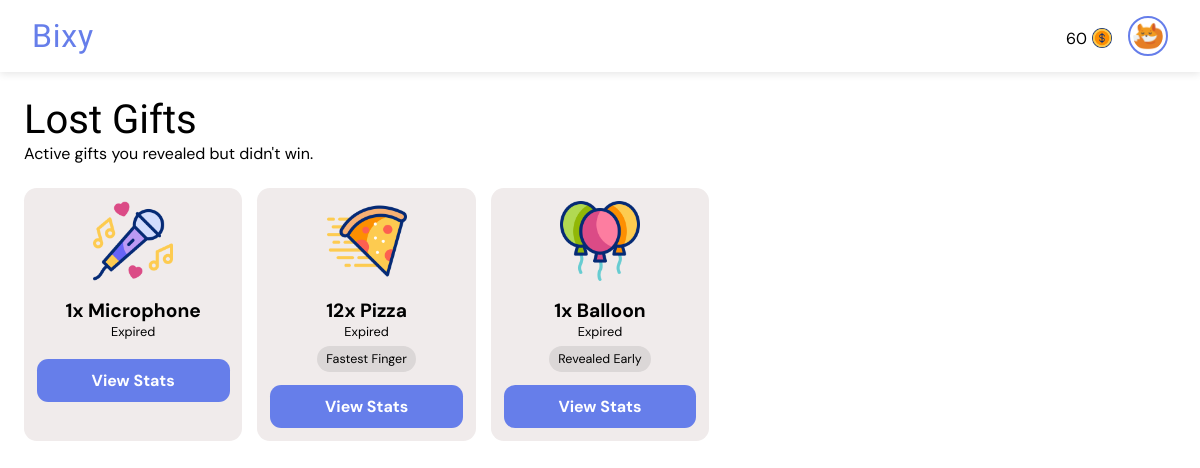
The app's page /gifts/lost/ (signed in) with its own data.
### giftapp/models.py (models this page shows, shortened)
class User(AbstractUser):
    gender = models.CharField(max_length=6, choices=GENDERS, default=GENDERS[0][0])
    is_verified = models.BooleanField(default=False, help_text="If the user's email address is verified or not.")
    email = models.EmailField(unique=True, blank=False, null=False)
    new_email = models.EmailField(unique=False, blank=True, null=True)
    coins = models.PositiveIntegerField(default=0)
    won_coins = models.PositiveIntegerField(default=0)
    keys = models.PositiveIntegerField(default=0)
    verify_code = models.CharField(max_length=255, null=True, blank=True)
    change_email_code = models.CharField(max_length=255, null=True, blank=True)
    profile_pic = models.ForeignKey(ProfilePicture, on_delete=models.SET_NULL, related_name='owners', null=True)
    deactivated_at = models.DateTimeField(null=True, blank=True)
    USERNAME_FIELD = "email"
    REQUIRED_FIELDS = ["username"]

class ProfilePicture(models.Model):
    name = models.CharField(max_length=50, null=False, blank=False)
    image = models.ImageField(null=False, blank=False, upload_to='profile_pics')

class GiftTransaction(models.Model):
    gifter = models.ForeignKey(User, on_delete=models.CASCADE, related_name="gifts_sent")
    recipient = models.ForeignKey(User, on_delete=models.CASCADE, related_name="gifts_received", null=True, blank=True)
    gift = models.ForeignKey(Gift, on_delete=models.CASCADE, related_name='transactions')
    quantity = models.PositiveIntegerField(default=1, help_text="Number of this gift to buy.")
    cost = models.PositiveIntegerField(default=0, help_text="Number of coins paid to reveal the gift early. FF gifts cannot have early reveal cost greater than 0.")
    fee = models.PositiveIntegerField(default=0, help_text="Number of coins paid to claim FF gifts if paid.")
    paid_users = models.ManyToManyField(User, related_name="paid_gifts", blank=True)
    message = models.CharField(max_length=255, blank=True)
    is_visible = models.BooleanField(default=True, help_text="If the actual gift is shown or hidden.")
    is_fastest_finger = models.BooleanField(default=False, help_text="If the gift is won by fastest finger only.")
    expire_rate = models.PositiveIntegerField(default=1, help_text="Number of hours before the gift expires (1 - 24). Must be greater than drop rate.")
    drop_rate = models.PositiveIntegerField(default=0, help_text="Number of hours before the gift drops (0 - 23).")
    expire_date = models.DateTimeField(default=timezone.now)
    drop_date = models.DateTimeField(default=timezone.now)
    created_at = models.DateTimeField(default=timezone.now)
    reveals = models.ManyToManyField(User, related_name="gift_reveals", blank=True)
    claimed_by = models.ForeignKey(
        User, null=True, blank=True, on_delete=models.SET_NULL, related_name="gifts_claimed"
    )
    def seconds_until_expire(self):
        delta = self.expire_date - timezone.now()
        return max(0, int(delta.total_seconds()))
    def is_due_for_expire(self):
        return self.seconds_until_expire() <= 0
    def seconds_until_drop(self):
        delta = self.drop_date - timezone.now()
        return max(0, int(delta.total_seconds()))
    def is_due_for_drop(self):
        return self.seconds_until_drop() <= 0
    def expire_bar_percent(self):
        return int((self.seconds_until_expire() / (self.expire_rate * 60 * 60)) * 100)

class Gift(models.Model):
    name = models.CharField(max_length=50, null=True, blank=True)
    cost = models.PositiveIntegerField(default=0)
    image = models.ImageField(null=True, blank=True, upload_to='gift_images')
    gif = models.FileField(null=True, blank=True, upload_to='gift_gifs')

### giftapp/views.py (the view)
# urls.py: path("gifts/lost/", views.lost_gifts, name="lost_gifts"),
@login_required
def lost_gifts(request):
    lost = GiftTransaction.objects.annotate(
        due_for_expire=ExpressionWrapper(
            Q(expire_date__lt=timezone.now()), output_field=BooleanField()
        ),
        seconds_before_drop=ExpressionWrapper(
            F("drop_date") - timezone.now(), output_field=DurationField()
        ),
        seconds_before_expire=ExpressionWrapper(
            F("expire_date") - timezone.now(), output_field=DurationField()
        )
    ).filter(reveals=request.user).exclude(recipient=request.user).exclude(gifter=request.user).all().order_by('seconds_before_drop', 'seconds_before_expire')
    context = {
        "gift_transactions": lost,
    }
    return render(request, "lost_gifts.html", context)

### templates/lost_gifts.html (shortened to what this page needs)
{% extends 'base.html' %}
{% load static %}
{% load humanize %}
{% load timefilters %}
{% block title %}
<link rel="stylesheet" href="{% static 'css/all_gifts.css' %}">
{% endblock %}
{% block body %}
<div class="heading">
    <h1>Lost Gifts</h1>
    <p>Active gifts you revealed but didn't win.</p>
</div>
{% if gift_transactions|length > 0 %}
<div class="card-container">
    {% for gift_transaction in gift_transactions %}
    <div class="card">
        <div class="gift-image">
            {% if gift_transaction.is_visible or gift_transaction.is_due_for_expire %}
            <img src="{{ gift_transaction.gift.image.url }}" alt="Gift image">
            {% else %}
            <img src="{% static 'images/search.png' %}" alt="Gift image">
            {% endif %}
        </div>
        <div class="gift-info">
            {% if gift_transaction.is_visible or gift_transaction.is_due_for_expire %}
            <h1>{{ gift_transaction.quantity|intcomma }}x {{ gift_transaction.gift.name }}</h1>
            {% else %}
            <h1>Hidden Gift</h1>
            {% endif %}
            {% if not gift_transaction.due_for_expire %}
            {% if gift_transaction.drop_rate > 0 %}
            {% if gift_transaction.is_due_for_drop %}
            <p class="timer" id="{{ gift_transaction.id }}" data-prefix="Expires"
                data-seconds="{{ gift_transaction.seconds_until_expire }}">Expires in --:--:--:--</p>
            {% else %}
            <p class="timer" id="{{ gift_transaction.id }}" data-prefix="Drops"
                data-seconds="{{ gift_transaction.seconds_until_drop }}">Drops in --:--:--:--</p>
            {% endif %}
            {% else %}
            <p class="timer" id="{{ gift_transaction.id }}" data-prefix="Expires"
                data-seconds="{{ gift_transaction.seconds_until_expire }}">Expires in --:--:--:--</p>
            {% endif %}
            {% else %}
            <p>Expired</p>
            {% endif %}
            <div class="tags">
                {% if gift_transaction.is_fastest_finger %}
                <p class="tag">Fastest Finger</p>
                {% endif %}
                {% if request.user in gift_transaction.paid_users.all %}
                <p class="tag">Revealed Early</p>
                {% endif %}
            </div>
        </div>
        <a href="{% url 'view_gift_stats' gift_transaction.id %}">View Stats</a>
    </div>
    {% endfor %}
</div>
{% else %}
<div class="empty">
    <img src="{% static 'images/empty-box.png' %}" alt="No content image">
    <h1>Feels Empty Here.</h1>
    <a href="{% url 'lost_gifts' %}">Refresh</a>
</div>
{% endif %}
{% endblock %}

### templates/base.html (shortened to what this page needs)
<!DOCTYPE html>
<html lang="en">
<head>
    {% load static %}
    {% load humanize %}
    {% load timefilters %}
    {% block title %} {% endblock %}
</head>
<body>
    <nav class="navbar">
        <div class="logo-container" role="link" tabindex="0">
            <a href="{% url 'all_gifts' %}" class="logo-text">Bixy</a>
        </div>
        <div class="profile-section" id="profileSection">
            {% if request.user.is_authenticated %}
            <a href="{% url 'buy_coins' %}" style="text-decoration: none; color: black;">
                <div class="cost">
                    <p>{{ request.user.coins|intcomma }}</p>
                    <img src="{% static 'images/dollar.png' %}" alt="Gift image">
                </div>
            </a>
            <a href="{% url 'profile' %}">
                <img src="{{ request.user.profile_pic.image.url }}" alt="Profile picture" class="profile-pic" />
            </a>
            {% else %}
            <a href="{% url 'signin' %}" class="btn login">Login</a>
            <a href="{% url 'signup' %}" class="btn signup">Sign Up</a>
            {% endif %}
        </div>
    </nav>
    <main>
        <section>
            {% block body %} {% endblock %}
        </section>
    </main>
</body>
</html>

### static/css/all_gifts.css (style rules this page uses)
* { margin: 0; padding: 0; box-sizing: border-box; font-family: "DM Sans", sans-serif; font-optical-sizing: auto; font-style: normal; }
html { font-size: 16px; }
:root { --background-color: white; --text-color: black; --button-color: #667eea; --link-color: #667eea; --card-background-color: rgb(240, 235, 235); --card-text-color: var(--text-color); --card-button-color: white; --tag-bg: #dbd7d7; --tag-text: black; }
body { background-color: var(--background-color); }
.navbar { display: flex; justify-content: space-between; align-items: center; padding: 1rem 2rem; background: white; box-shadow: 0 2px 8px rgba(0, 0, 0, 0.1); position: sticky; top: 0; z-index: 100; }
.logo-container { display: flex; align-items: center; cursor: pointer; user-select: none; }
.logo-text { font-weight: 700; font-size: 2rem; color: #667eea; line-height: 1; letter-spacing: .05rem; font-family: "Passion One", sans-serif; font-weight: 400; font-style: normal; text-decoration: none; }
.profile-section { display: flex; align-items: center; gap: 1rem; }
.profile-pic { width: 40px; height: 40px; border-radius: 50%; object-fit: cover; cursor: pointer; border: 2px solid #667eea; transition: box-shadow 0.3s ease; padding: .2rem; display: block; }
div.heading { padding: 1.5rem 1.5rem 0 1.5rem; }
div.heading h1 { font-family: "Passion One", sans-serif; font-weight: 400; font-style: normal; text-decoration: none; font-size: 2.5rem; }
div.card-container { display: flex; flex-wrap: wrap; gap: 15px; padding: 1.5rem; }
div.card { background-color: var(--card-background-color); color: var(--card-text-color); display: flex; flex-direction: column; align-items: center; padding: 1em; font-size: .8rem; border-radius: 1em; width: calc((100% - 60px) / 5); }
div.gift-image img { width: 100%; height: 80px; }
div.gift-info { display: flex; flex-direction: column; align-items: center; padding: 1em; }
div.gift-info h1 { text-align: center; }
div.tags { display: flex; align-items: center; flex-wrap: wrap; gap: 8px; margin-top: .5em; }
p.tag { background-color: var(--tag-bg); color: var(--tag-text); padding: 5px 9px; border-radius: 15px; font-size: 12.5px; white-space: nowrap; }
div.card a { width: 100%; background-color: var(--link-color); color: var(--card-button-color); padding: .7rem; border: none; border-radius: .7em; font-size: 1rem; font-weight: bold; text-decoration: none; text-align: center; }
div.cost { display: flex; align-items: center; gap: 5px; justify-content: center; margin-top: .3rem; }
div.cost img { width: 20px !important; height: 20px !important; }

### records on screen
User: user.coins "60", user.profile_pic.image (picture)
GiftTransaction: gift.image (picture), quantity "1", gift.name "Microphone", shows "Expired"
GiftTransaction: gift.image (picture), quantity "12", gift.name "Pizza", shows "Expired", is_fastest_finger "Fastest Finger"
GiftTransaction: gift.image (picture), quantity "1", gift.name "Balloon", shows "Expired", shows "Revealed Early"
